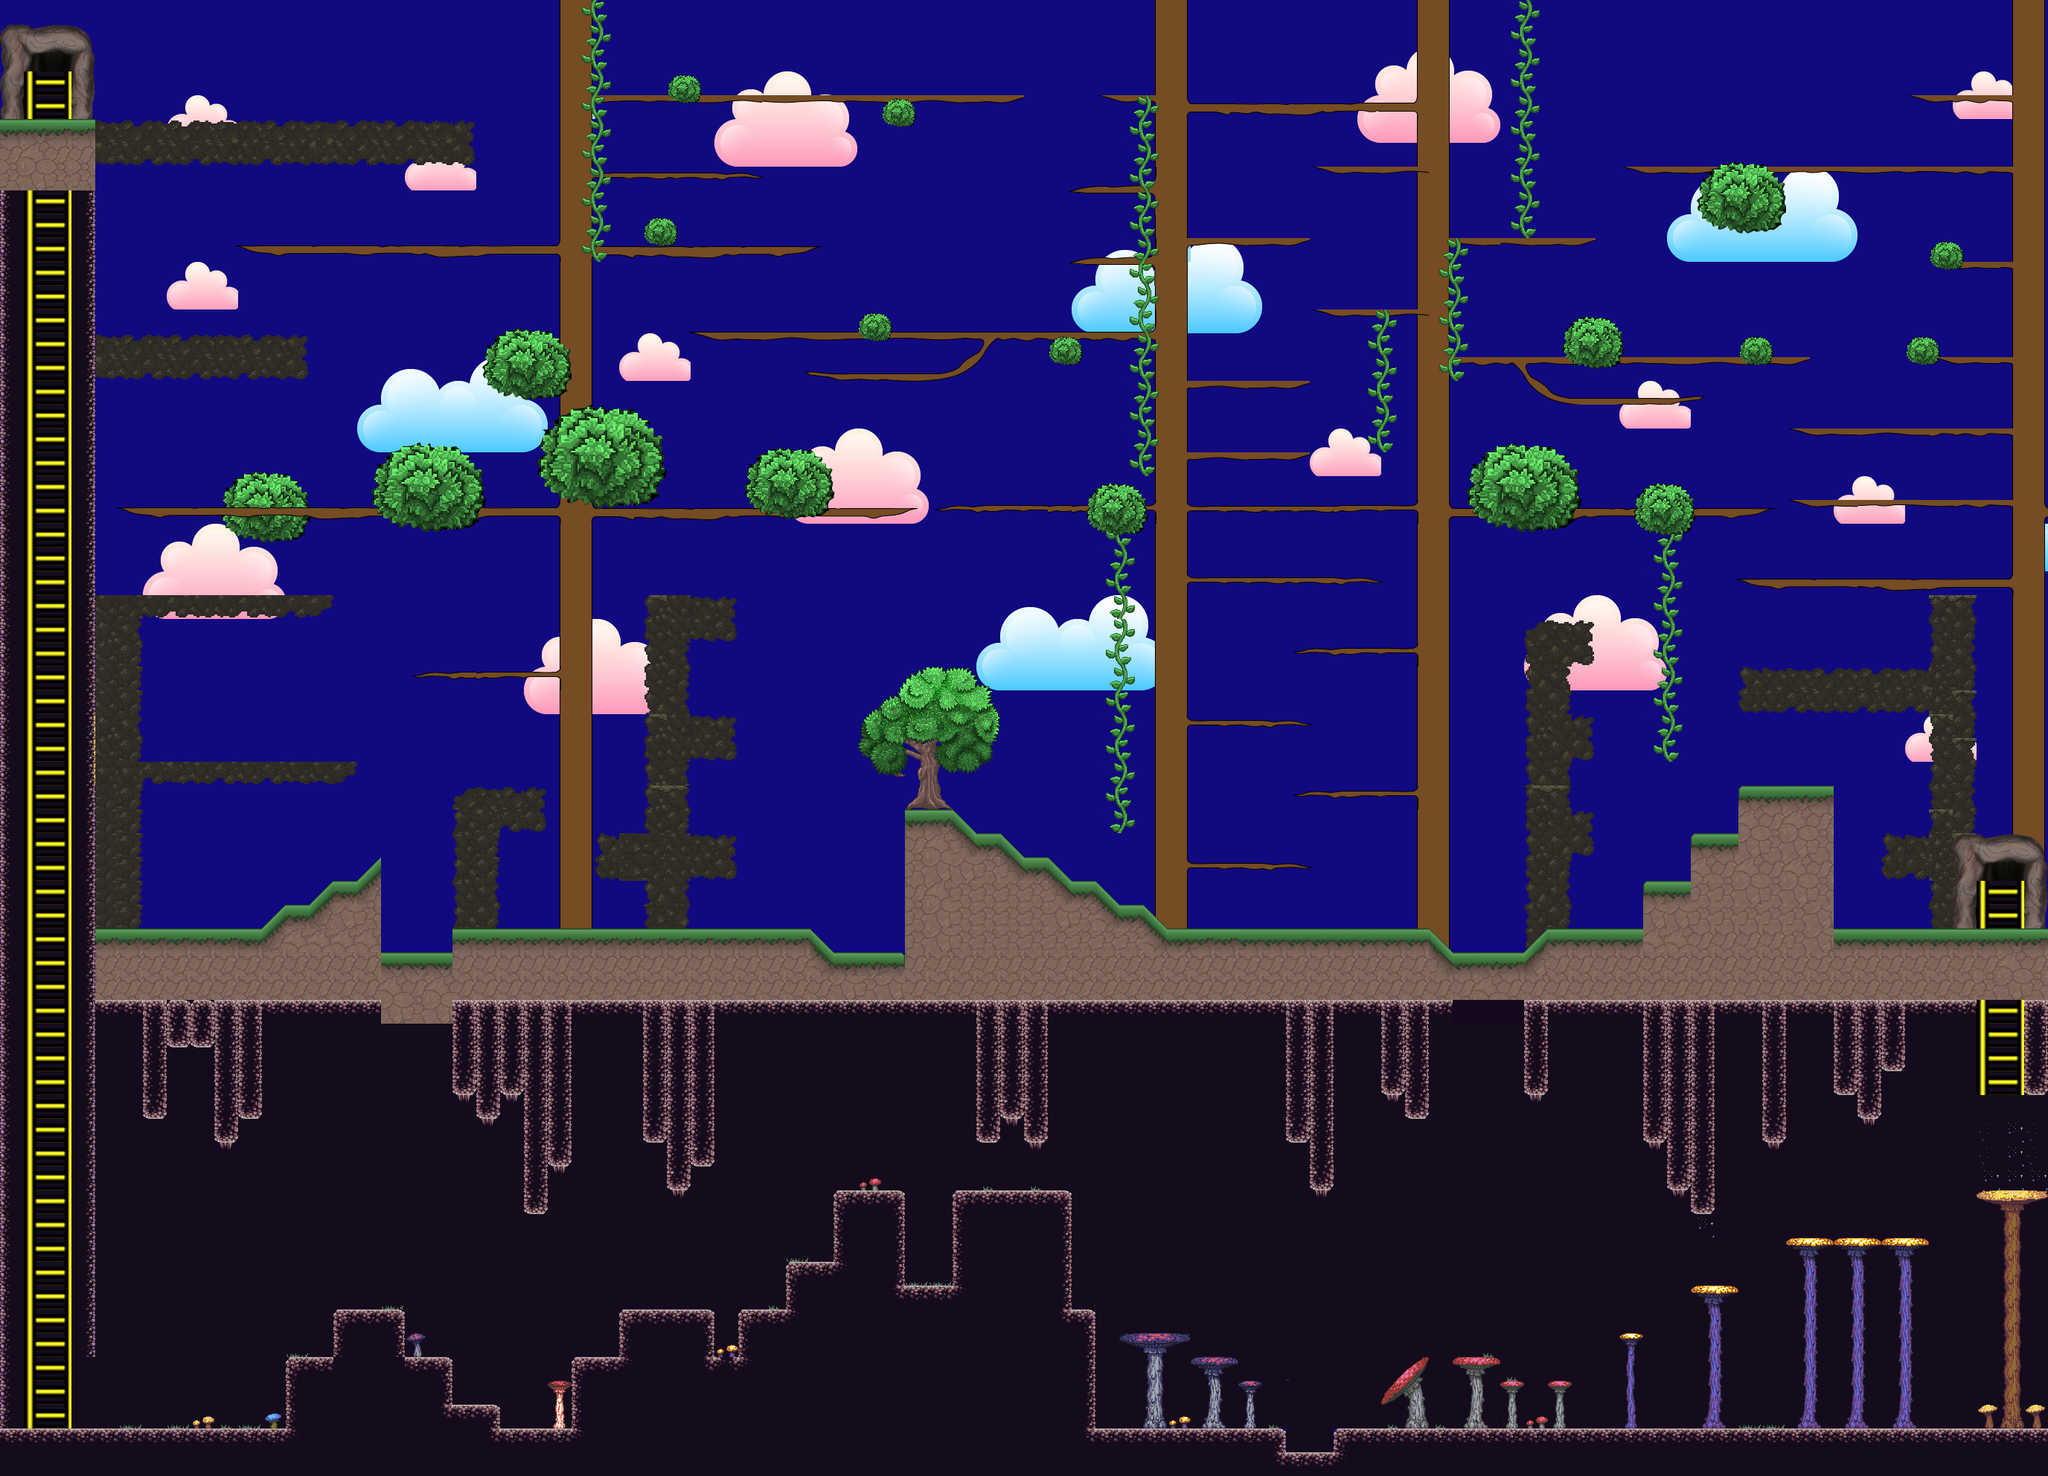

The image is a tile-based game level rendered from a .tmx file. Its description and source (layers, tilesets, objects; grid data summarised) follow:
An orthogonal 86x62 tile map with 32x32 px tiles, 8 tile layers (sky clouds moving, elements behing character, not moving, not solid additional elements behind character, backround, ...), 1 hidden layer not drawn, 23 tilesets and 25 objects (11x EnemyEntity, 10x CoinEntity, mainPlayer, TentEntity, torchlight, ...).

<map version="1.0" orientation="orthogonal" width="86" height="62" tilewidth="32" tileheight="32" backgroundcolor="#110980">
 <tileset firstgid="1" name="cave" tilewidth="32" tileheight="32">
  <image source="sprites/cave.png" width="256" height="96" />
 </tileset>
 <tileset firstgid="25" name="blekit" tilewidth="32" tileheight="32">
  <image source="sprites/blekit.png" width="574" height="338" />
 </tileset>
 <tileset firstgid="195" name="grass_9" tilewidth="32" tileheight="32">
  <image source="sprites/grass_9.png" width="512" height="640" />
 </tileset>
 <tileset firstgid="515" name="grass_9" tilewidth="32" tileheight="32">
  <image source="sprites/grass_9.png" width="512" height="640" />
 </tileset>
 <tileset firstgid="835" name="drabinaduza" tilewidth="32" tileheight="32">
  <image source="sprites/moje/drabinaduza.png" width="72" height="192" />
 </tileset>
 <tileset firstgid="847" name="cave" tilewidth="32" tileheight="32">
  <image source="sprites/cave.png" width="256" height="96" />
 </tileset>
 <tileset firstgid="871" name="drzewka" tilewidth="32" tileheight="32">
  <image source="sprites/moje/drzewka.png" width="1318" height="790" />
 </tileset>
 <tileset firstgid="1855" name="drzewka" tilewidth="32" tileheight="32">
  <image source="sprites/moje/drzewka.png" width="1318" height="790" />
 </tileset>
 <tileset firstgid="2839" name="pubdlcnt" tilewidth="32" tileheight="32">
  <image source="sprites/pubdlcnt.png" width="384" height="384" />
 </tileset>
 <tileset firstgid="2983" name="drzewkabeztla" tilewidth="32" tileheight="32">
  <image source="sprites/moje/drzewkabeztla.png" width="1294" height="706" />
 </tileset>
 <tileset firstgid="3863" name="Clouds_01_256x128_Set_03_01" tilewidth="32" tileheight="32">
  <image source="sprites/Clouds_01/Clouds_01_256x128_Set_03_01.png" width="256" height="128" />
 </tileset>
 <tileset firstgid="3895" name="Clouds_01_192x128_Set_01_07" tilewidth="32" tileheight="32">
  <image source="sprites/Clouds_01/Clouds_01_192x128_Set_01_07.png" width="192" height="128" />
 </tileset>
 <tileset firstgid="3919" name="niebieska" tilewidth="32" tileheight="32">
  <image source="sprites/Clouds_01/niebieska.png" width="75" height="50" />
 </tileset>
 <tileset firstgid="3921" name="rozowa" tilewidth="32" tileheight="32">
  <image source="sprites/Clouds_01/rozowa.png" width="100" height="67" />
 </tileset>
 <tileset firstgid="3927" name="przejscieKoloru" tilewidth="32" tileheight="32">
  <image source="sprites/moje/przejscieKoloru.png" width="157" height="119" />
 </tileset>
 <tileset firstgid="3939" name="przejscieKoloru2" tilewidth="32" tileheight="32">
  <image source="sprites/moje/przejscieKoloru2.png" width="157" height="168" />
 </tileset>
 <tileset firstgid="3959" name="krzaki na drzewo" tilewidth="32" tileheight="32">
  <image source="sprites/moje/krzaki na drzewo.png" width="551" height="334" />
 </tileset>
 <tileset firstgid="4129" name="cave" tilewidth="32" tileheight="32">
  <image source="sprites/cave.png" width="256" height="96" />
 </tileset>
 <tileset firstgid="4153" name="cave" tilewidth="32" tileheight="32">
  <image source="sprites/cave.png" width="256" height="96" />
 </tileset>
 <tileset firstgid="4177" name="mushrooms" tilewidth="32" tileheight="32">
  <image source="sprites/mushrooms.png" width="800" height="600" />
 </tileset>
 <tileset firstgid="4627" name="przejscieKoloru2" tilewidth="32" tileheight="32">
  <image source="sprites/moje/przejscieKoloru2.png" width="157" height="168" />
 </tileset>
 <tileset firstgid="4647" name="drabinaduza" tilewidth="32" tileheight="32">
  <image source="sprites/moje/drabinaduza.png" width="72" height="192" />
 </tileset>
 <tileset firstgid="4659" name="metatiles32x32" tilewidth="32" tileheight="32">
  <image source="sprites/metatiles32x32.png" width="160" height="32" />
  <tile id="0">
   <properties>
    <property name="type" value="solid" />
   </properties>
  </tile>
  <tile id="1">
   <properties>
    <property name="type" value="platform" />
   </properties>
  </tile>
  <tile id="2">
   <properties>
    <property name="type" value="lslope" />
   </properties>
  </tile>
  <tile id="3">
   <properties>
    <property name="type" value="rslope" />
   </properties>
  </tile>
  <tile id="4">
   <properties>
    <property name="type" value="ladder" />
   </properties>
  </tile>
 </tileset>
 <layer name="sky clouds moving" width="86" height="62">
  <data>[5332 cells, 330 non-empty, 62 distinct tile ids]</data>
 </layer>
 <layer name="elements behing character, not moving" width="86" height="62">
  <data>[5332 cells, 313 non-empty, 5 distinct tile ids]</data>
 </layer>
 <layer name="not solid additional elements behind character" width="86" height="62">
  <data>[5332 cells, 33 non-empty, 24 distinct tile ids]</data>
 </layer>
 <layer name="backround" width="86" height="62">
  <data>[5332 cells, 2078 non-empty, 62 distinct tile ids]</data>
 </layer>
 <layer name="solid elements" width="86" height="62">
  <data>[5332 cells, 1395 non-empty, 414 distinct tile ids]</data>
 </layer>
 <layer name="solid elements in front of the other" width="86" height="62">
  <data>[5332 cells, 252 non-empty, 143 distinct tile ids]</data>
 </layer>
 <layer name="solid elements which will deasapere" width="86" height="62">
  <data>[5332 cells, 0 non-empty, 0 distinct tile ids]</data>
 </layer>
 <layer name="elements in front of character (not solid)" width="86" height="62">
  <data>[5332 cells, 135 non-empty, 50 distinct tile ids]</data>
 </layer>
 <layer name="collision" width="86" height="62" visible="0">
  <data>[5332 cells, 2007 non-empty, 5 distinct tile ids]</data>
 </layer>
 <objectgroup name="PlayerEntity" width="86" height="62">
  <object name="mainPlayer" x="321" y="1177" width="32" height="64">
   <properties>
    <property name="image" value="boyscout_night" />
    <property name="spritewidth" value="54" />
   </properties>
  </object>
 </objectgroup>
 <objectgroup name="enemies" width="86" height="62">
  <object name="EnemyEntity" x="546" y="858" width="224" height="32">
   <properties>
    <property name="image" value="duck" />
    <property name="spritewidth" value="34" />
   </properties>
  </object>
  <object name="EnemyEntity" x="196" y="987" width="281" height="33">
   <properties>
    <property name="image" value="duck" />
    <property name="spritewidth" value="34" />
   </properties>
  </object>
  <object name="EnemyEntity" x="606" y="1031" width="133" height="34">
   <properties>
    <property name="image" value="cat" />
    <property name="spritewidth" value="31" />
   </properties>
  </object>
  <object name="EnemyEntity" x="1566" y="1218" width="382" height="27">
   <properties>
    <property name="image" value="duck" />
    <property name="spritewidth" value="34" />
   </properties>
  </object>
  <object name="EnemyEntity" x="1045" y="409" width="383" height="34">
   <properties>
    <property name="image" value="cat" />
    <property name="spritewidth" value="31" />
   </properties>
  </object>
  <object name="EnemyEntity" x="2354" y="849" width="229" height="37">
   <properties>
    <property name="image" value="cat" />
    <property name="spritewidth" value="31" />
   </properties>
  </object>
  <object name="EnemyEntity" x="1929" y="1884" width="526" height="32">
   <properties>
    <property name="image" value="duck" />
    <property name="spritewidth" value="34" />
   </properties>
  </object>
  </objectgroup>
 <objectgroup name="entities" width="86" height="62">
  <!-- 13 objects omitted --></objectgroup>
 <objectgroup name="light" width="86" height="62">
  <!-- 2 objects omitted --></objectgroup>
 <objectgroup name="blood" width="86" height="62">
  <!-- 1 objects omitted --></objectgroup>
</map>
<!-- 17 of 25 objects omitted -->
